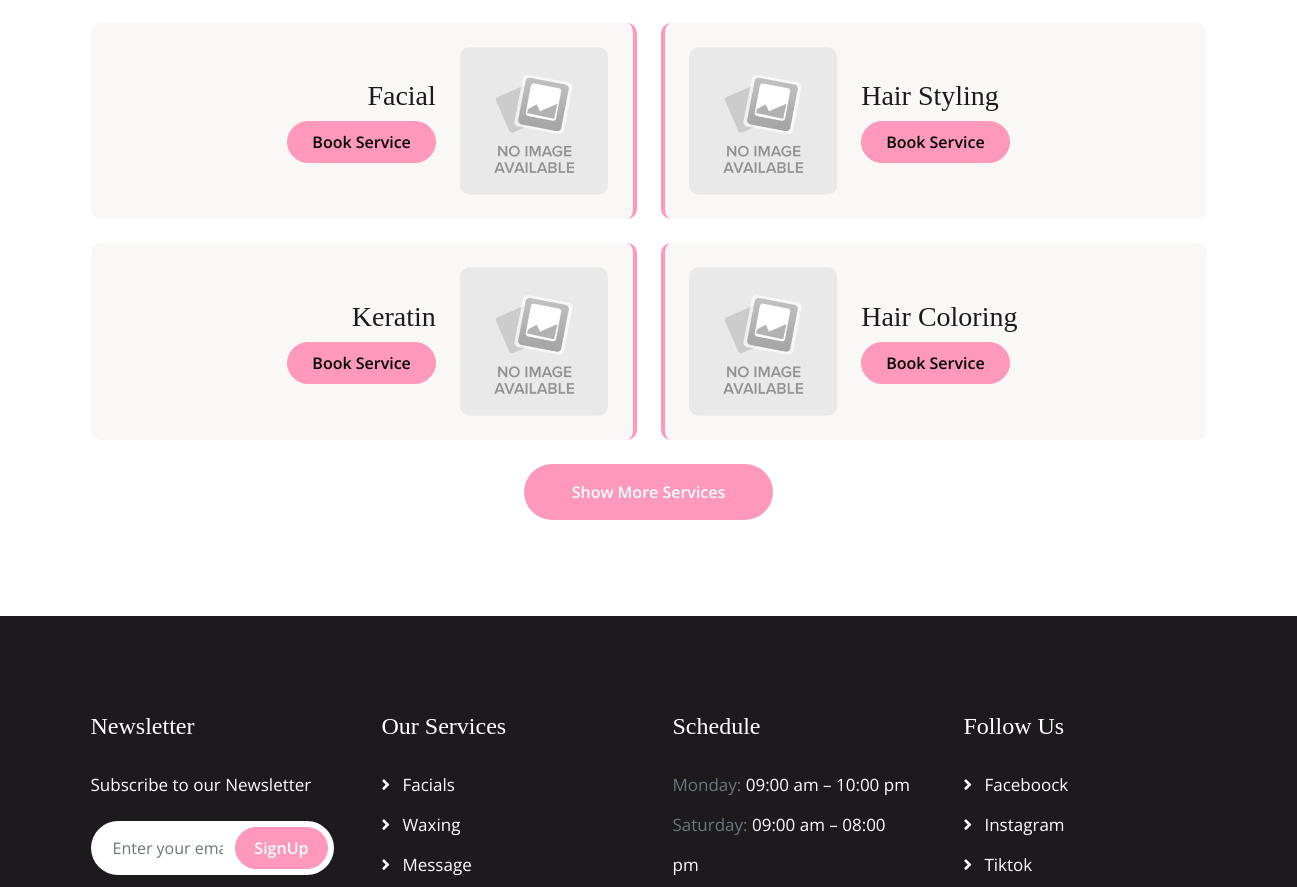
/services/ (middle part), run on an earlier commit of the app's database.
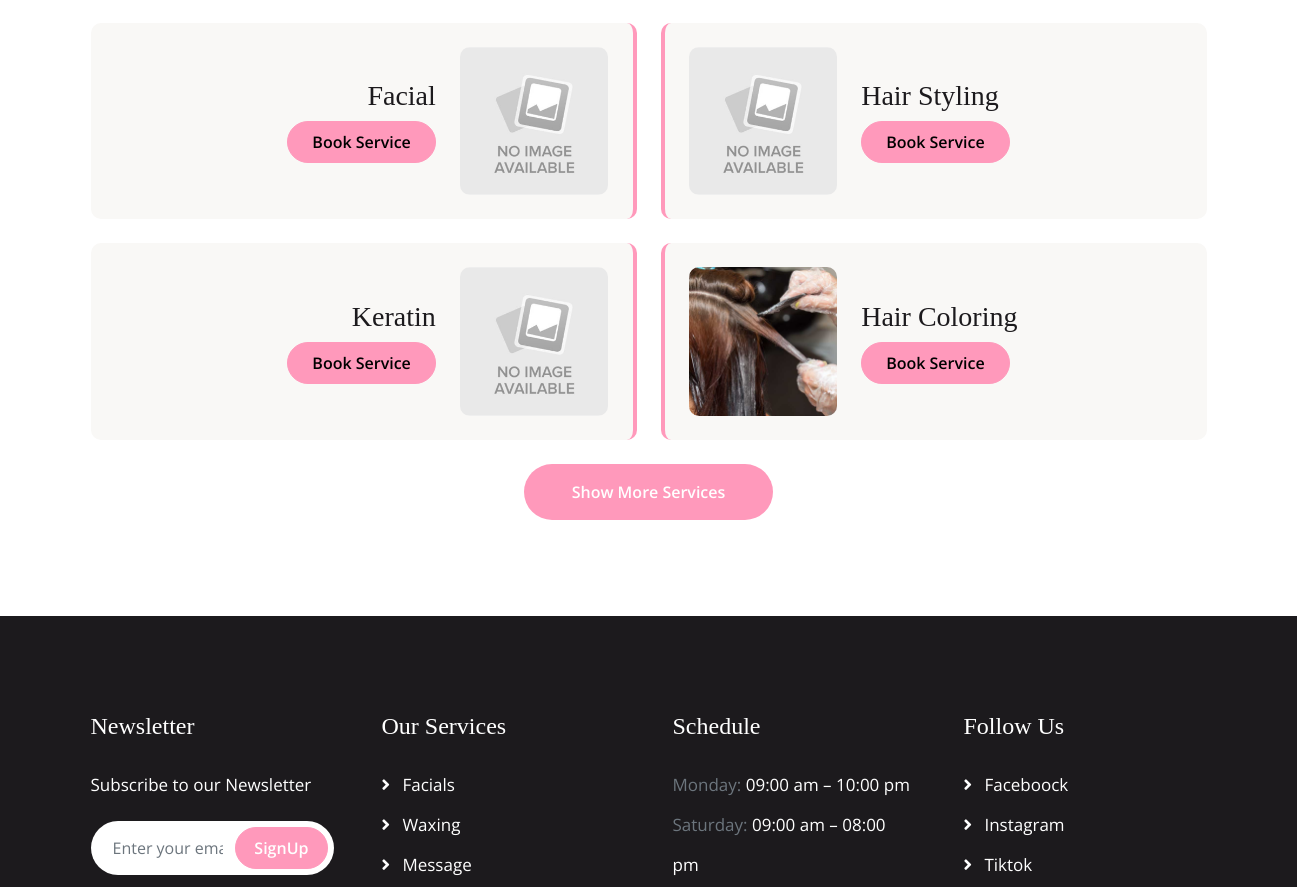
And on a later commit of the database.
### divine_app/models.py (models this page shows, shortened)
class Service(models.Model):
    name = models.CharField(max_length=100)
    image = models.ImageField(upload_to='services/%Y/%m/%d',null=True, blank=True)
    description = models.TextField(
        validators=[max_20_words],
        blank=True,
        null=True
    )

### divine_app/views.py (the view)
# urls.py: path('services/', views.ServiceView.as_view(), name='services'),
class ServiceView(ListView):
    model = Service
    template_name = 'divine/service.html'
    context_object_name = 'services'
    def get_queryset(self):
        qs = Service.objects.all()
        if self.request.GET.get('all'):
            return qs
        return qs[:8]

### templates/divine/service.html (shortened to what this page needs)
{% extends "divine/base.html" %}
{% load static %}
{% block content %}
<div class="container-fluid services py-5">
    <div class="container py-5">
        <div class="row g-4">
            {% for service in services %}
            <div class="col-lg-6">
                <div class="services-item bg-light border-4 rounded p-4
                    {% if forloop.counter|divisibleby:2 %} service-right {% else %} service-left {% endif %}">
                    <div class="row align-items-center">
                        {% if forloop.counter|divisibleby:2 %}
                            <div class="col-4">
                                <div class="services-img d-flex justify-content-center">
                                    {% if service.image %}
                                        <img src="{{ service.image.url }}" class="img-fluid rounded" alt="{{ service.name }}">
                                    {% else %}
                                        <img src="{% static 'img/default-service.jpg' %}" class="img-fluid rounded" alt="{{ service.name }}">
                                    {% endif %}
                                </div>
                            </div>
                            <div class="col-8">
                                <div class="services-content text-start">
                                    <h3>{{ service.name }}</h3>
                                    <a href="{% url 'appointment' %}?service={{ service.id }}#appointment"
                                    class="btn btn-primary rounded-pill py-2 px-4">
                                        Book Service
                                    </a>
                                </div>
                            </div>
                        {% else %}
                            <div class="col-8">
                                <div class="services-content text-end">
                                    <h3>{{ service.name }}</h3>
                                    <a href="{% url 'appointment' %}?service={{ service.id }}#appointment"
                                    class="btn btn-primary rounded-pill py-2 px-4">
                                        Book Service
                                    </a>
                                </div>
                            </div>
                            <div class="col-4">
                                <div class="services-img d-flex justify-content-center">
                                    {% if service.image %}
                                        <img src="{{ service.image.url }}" class="img-fluid rounded" alt="{{ service.name }}">
                                    {% else %}
                                        <img src="{% static 'img/default-service.jpg' %}" class="img-fluid rounded" alt="{{ service.name }}">
                                    {% endif %}
                                </div>
                            </div>
                        {% endif %}
                    </div>
                </div>
            </div>
            {% endfor %}
            <div class="col-12">
                <div class="services-btn text-center">
                    <a href="?all=true" class="btn btn-primary btn-primary-outline-0 rounded-pill py-3 px-5">Show More Services</a>
                </div>
            </div>
        </div>
    </div>
</div>
{% endblock content %}

### templates/divine/base.html (shortened to what this page needs)
{% load static %}
<!DOCTYPE html>
<html lang="en">
    <head>
        <link rel="stylesheet" href="https://cdn.jsdelivr.net/npm/flatpickr/dist/flatpickr.min.css">
        <link rel="stylesheet" href="https://use.fontawesome.com/releases/v5.15.4/css/all.css"/>
        <link href="https://cdn.jsdelivr.net/npm/bootstrap-icons@1.4.1/font/bootstrap-icons.css" rel="stylesheet">
        <link href="{% static 'lib/animate/animate.min.css' %}" rel="stylesheet">
        <link href="{% static 'lib/lightbox/css/lightbox.min.css' %}" rel="stylesheet">
        <link href="{% static 'lib/owlcarousel/assets/owl.carousel.min.css' %}" rel="stylesheet">
        <link href="{% static 'css/bootstrap.min.css' %}" rel="stylesheet">
        <link href="{% static 'css/style.css' %}" rel="stylesheet">
    </head>
    <body>
        {% block content %}
        {% endblock content %}
        {% include 'divine/footer.html' %}
    </body>
</html>

### templates/divine/footer.html (shortened to what this page needs)
{% load static %}
<div class="container-fluid footer py-5">
    <div class="container py-5">
        <div class="row g-5">
            <div class="col-md-6 col-lg-6 col-xl-3">
                <div class="footer-item">
                    <h4 class="mb-4 text-white">Newsletter</h4>
                    <p class="text-white">Subscribe to our Newsletter</p>
                    <form id="newsletter_form" method="post" action="{% url 'newsletter' %}">
                        <div class="newsletter-input-wrapper">
                            <input
                                class="form-control newsletter-input"
                                type="email"
                                name="email"
                                placeholder="Enter your email"
                                required
                                style="background-color: #000000; color: #ffffff;"
                                autocomplete="off"
                            >
                            <button
                                type="submit"
                                class="btn btn-primary newsletter-btn"
                            >
                                SignUp
                            </button>
                        </div>
                    </form>
                </div>
            </div>
            <div class="col-md-6 col-lg-6 col-xl-3">
                <div class="footer-item d-flex flex-column">
                    <h4 class="mb-4 text-white">Our Services</h4>
                    <a href=""><i class="fas fa-angle-right me-2"></i> Facials</a>
                    <a href=""><i class="fas fa-angle-right me-2"></i> Waxing</a>
                    <a href=""><i class="fas fa-angle-right me-2"></i> Message</a>
                </div>
            </div>
            <div class="col-md-6 col-lg-6 col-xl-3">
                <div class="footer-item d-flex flex-column">
                    <h4 class="mb-4 text-white">Schedule</h4>
                    <p class="text-muted mb-0">Monday: <span class="text-white"> 09:00 am – 10:00 pm</span></p>
                    <p class="text-muted mb-0">Saturday: <span class="text-white"> 09:00 am – 08:00 pm</span></p>
                </div>
            </div>
            <div class="col-md-6 col-lg-6 col-xl-3">
                <div class="footer-item d-flex flex-column">
                    <h4 class="mb-4 text-white">Follow Us</h4>
                    <a href=""><i class="fas fa-angle-right me-2"></i> Faceboock</a>
                    <a href=""><i class="fas fa-angle-right me-2"></i> Instagram</a>
                    <a href=""><i class="fas fa-angle-right me-2"></i> Tiktok</a>
                </div>
            </div>
        </div>
    </div>
</div>

### static/css/style.css (style rules this page uses)
.btn { font-weight: 600; transition: .5s; }
.btn-primary-outline-0 { border: 0; color: var(--bs-white) !important; }
.services .services-item { transition: 0.5s; border: none; }
.services .services-item.service-left { border-right: 4px solid var(--bs-primary); }
.services .services-item.service-right { border-left: 4px solid var(--bs-primary); }
.services .services-item .services-img { overflow: hidden; }
.services .services-item .services-img img { transition: 0.5s; max-height: 160px; object-fit: cover; }
.footer { background: var(--bs-dark); }
.footer .footer-item a, .footer .footer-item p { color: var(--bs-white); line-height: 40px; font-size: 17px; transition: 0.5s; }
.newsletter-input-wrapper { display: flex; align-items: center; background: #fff; border-radius: 50px; padding: 6px; }
.newsletter-input { border: 0; color: #000000; box-shadow: none; border-radius: 50px; padding-left: 16px; flex: 1; background-color: #FFFFFF !important; }
.newsletter-btn { border-radius: 50px; padding: 8px 18px; white-space: nowrap; background-color: #FF99BB; border-color: #FF99BB; color: #fff; transition: all 0.3s ease; }

What changed in the data, as far as the page shows it:
changed Service "Hair Coloring": image: picture added
